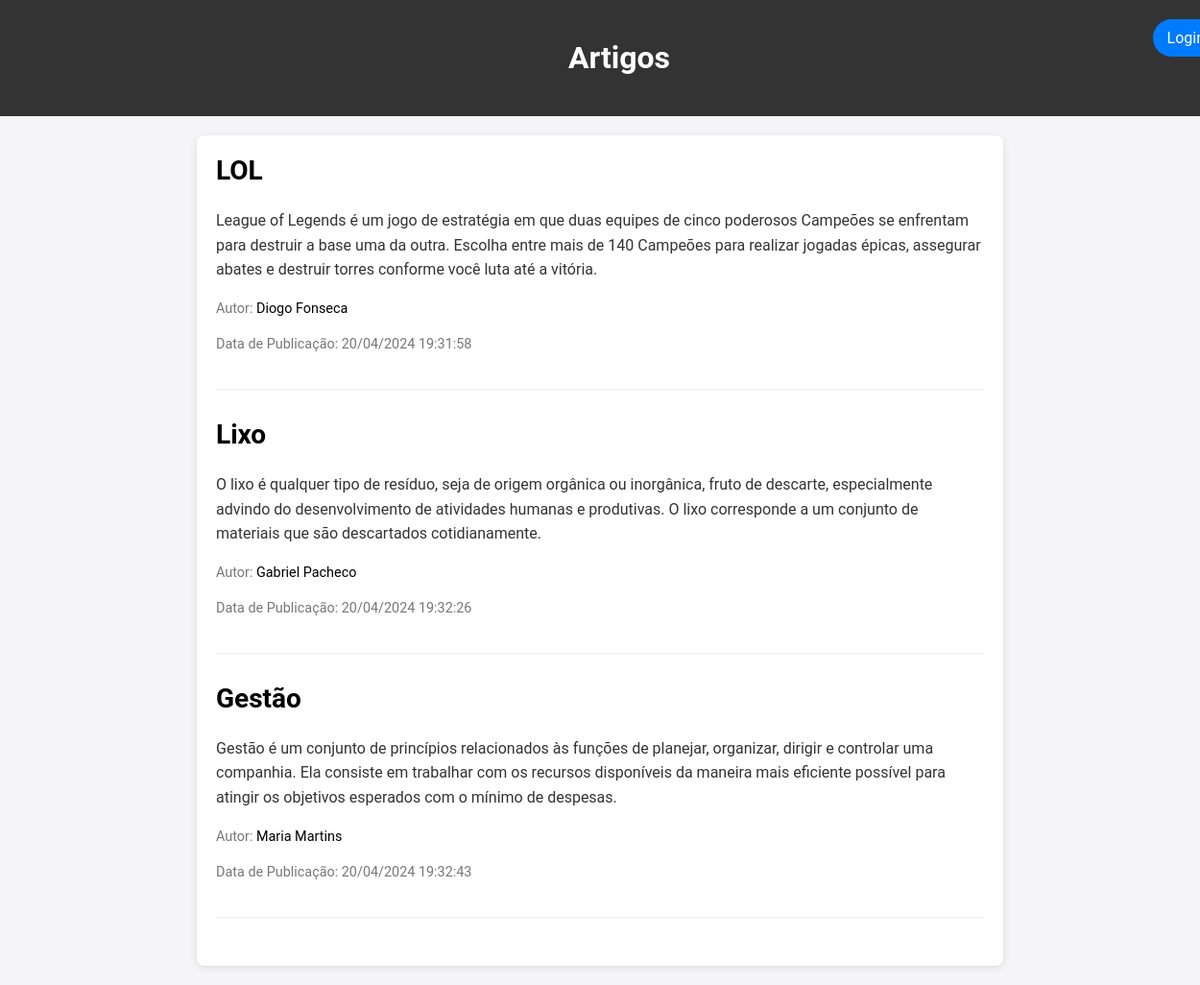
The page /Artigos/lista/ on the database its author committed.
### Artigos/models.py (models this page shows, shortened)
class Artigo(models.Model):
    artigo_id = models.AutoField(primary_key=True)
    titulo = models.CharField(max_length=255)
    conteudo = models.TextField()
    autor_id = models.ForeignKey(Autor, on_delete=models.CASCADE)
    data_publicacao = models.DateTimeField(auto_now_add=True)
    visivel = models.BooleanField(default=True)

class Autor(models.Model):
    autor_id = models.AutoField(primary_key=True)
    nome = models.CharField(max_length=100)
    email = models.EmailField(max_length=100)
    bio = models.TextField(blank=True, null=True)
    data_cadastro = models.DateTimeField(auto_now_add=True)

### Artigos/views.py (the view)
# urls.py: path('lista/', views.lista_view, name='lista'),
def lista_view(request):
    artigos = Artigo.objects.all()
    return render(request, "artigos/lista.html", {'artigos':artigos})

### Artigos/templates/artigos/lista.html (shortened to what this page needs)
<!DOCTYPE html>
<html lang="en">
<head>
    <link rel="stylesheet" href="https://cdnjs.cloudflare.com/ajax/libs/font-awesome/5.15.4/css/all.min.css">
</head>
<body>
<header>
    <h1>Artigos</h1>
    <div class="login-container">
        {% if request.user.is_authenticated %}
        <div class="back-link">
            <a href="{% url 'Artigos:perfil' %}">Perfil</a>
        </div>
        {% else %}
        <div class="back-link">
            <a href="{% url 'Artigos:login' %}">Login</a>
        </div>
        {% endif %}
    </div>
</header>
<div class="container">
    {% for artigo in artigos %}
    <div class="article">
        <h2><a class="link2" href="{% url 'Artigos:artigos_detalhes' artigo.artigo_id %}">{{ artigo.titulo }}</a></h2>
        <p>{{ artigo.conteudo }}</p>
        <div class="article-meta">
            <p>Autor: <a class="link2" href="{% url 'Artigos:autor' artigo.autor_id.autor_id %}">{{ artigo.autor_id.nome }}</a></p>
            <p>Data de Publicação: {{ artigo.data_publicacao|date:"d/m/Y H:i:s" }}</p>
        </div>
    </div>
    {% endfor %}
</div>
</body>
</html>

### Artigos/templates/artigos/lista.html (style rules this page uses)
body { font-family: 'Roboto', sans-serif; margin: 0; padding: 0; background-color: #f4f4f9; color: #333; }
header { background-color: #333; color: #fff; padding: 20px; text-align: center; width: 100%; position: relative; }
.login-container { position: absolute; top: 20px; right: 20px; }
.back-link a { display: inline-block; padding: 10px 15px; border-radius: 25px; background-color: #007bff; color: #fff; text-decoration: none; cursor: pointer; transition: background-color 0.3s ease; }
.container { max-width: 800px; margin: 20px auto; padding: 0 20px; background-color: #fff; box-shadow: 0 2px 8px rgba(0, 0, 0, 0.1); border-radius: 8px; padding: 20px; }
.article { margin-bottom: 30px; border-bottom: 1px solid #eee; padding-bottom: 20px; }
.article h2 { margin-top: 0; font-size: 1.75em; color: #007bff; }
.article p { margin-top: 5px; line-height: 1.6; }
.article-meta { font-size: 0.9em; color: #777; }
.link2 { color: #000; text-decoration: none; }

### rows shown on the page
Artigo: titulo "LOL", conteudo "League of Legends é um jogo de estratégia em que duas equipes de cinco poderosos Campeões se enfrentam para destruir a base uma da outra. Escolha entre mais de 140 Campeões para realizar jogadas épicas, assegurar abates e destruir torres conforme você luta até a vitória.", autor_id.nome "Diogo Fonseca", data_publicacao "20/04/2024 19:31:58"
Artigo: titulo "Lixo", conteudo "O lixo é qualquer tipo de resíduo, seja de origem orgânica ou inorgânica, fruto de descarte, especialmente advindo do desenvolvimento de atividades humanas e produtivas. O lixo corresponde a um conjunto de materiais que são descartados cotidianamente.", autor_id.nome "Gabriel Pacheco", data_publicacao "20/04/2024 19:32:26"
Artigo: titulo "Gestão", conteudo "Gestão é um conjunto de princípios relacionados às funções de planejar, organizar, dirigir e controlar uma companhia. Ela consiste em trabalhar com os recursos disponíveis da maneira mais eficiente possível para atingir os objetivos esperados com o mínimo de despesas.", autor_id.nome "Maria Martins", data_publicacao "20/04/2024 19:32:43"
